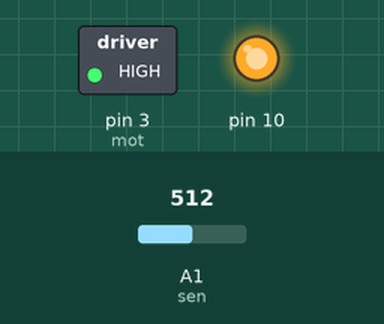
Recording of a sketch running on a simulated Arduino Uno, built with avr-gcc and run on an emulated ATmega328P. On the bench: switched loads named in the sketch (green lamp = pin HIGH), output pins drawn as LEDs (lit = HIGH). The inputs (shaded band) are chosen by the test bench; at power-on: A1 (sen) = 512. What the sketch prints to the serial monitor is not drawn.

Above: at 0.1 s.
At 25.7 s:
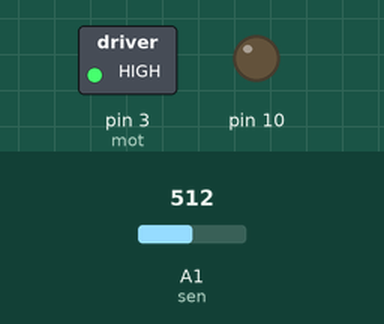
Timing chart, 0 to 58.9 s (numbered marks = the images above):
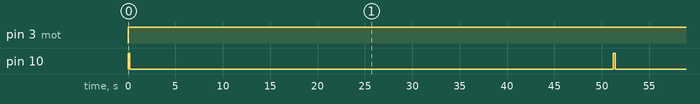

Measured:
- by itself, pin 3 (mot): LOW → HIGH at 0.00 s
- by itself, pin 10: alternates HIGH for 0.20 s and LOW for 51.0 s

The sketch:

air_freshener.ino
```cpp
int a;
int sen = A1;
int mot = 3;
int sr = 130;


void setup(){
  pinMode(sen,INPUT);
  pinMode(10, OUTPUT);
  pinMode(mot,OUTPUT);


  Serial.begin(9600);                            // sets serial port to 9600
}

void loop(){
  a = analogRead(sen);       // read analog input pin 0
  Serial.print("AirQua=");
  Serial.print(a, DEC);               // prints the value read
  Serial.println(" PPM");
  if(a<sr-50){
    digitalWrite(mot,LOW);
  }
  else if (a >= sr-50) {
    digitalWrite(mot,HIGH);
  }
  if (a>= sr){
     Serial.println("MOTOR");
     digitalWrite(10, HIGH);
     delay(200);
     digitalWrite(10,LOW);
     delay(50000);
  }

  delay(1000);                                   // wait 100ms for next reading
}
```
